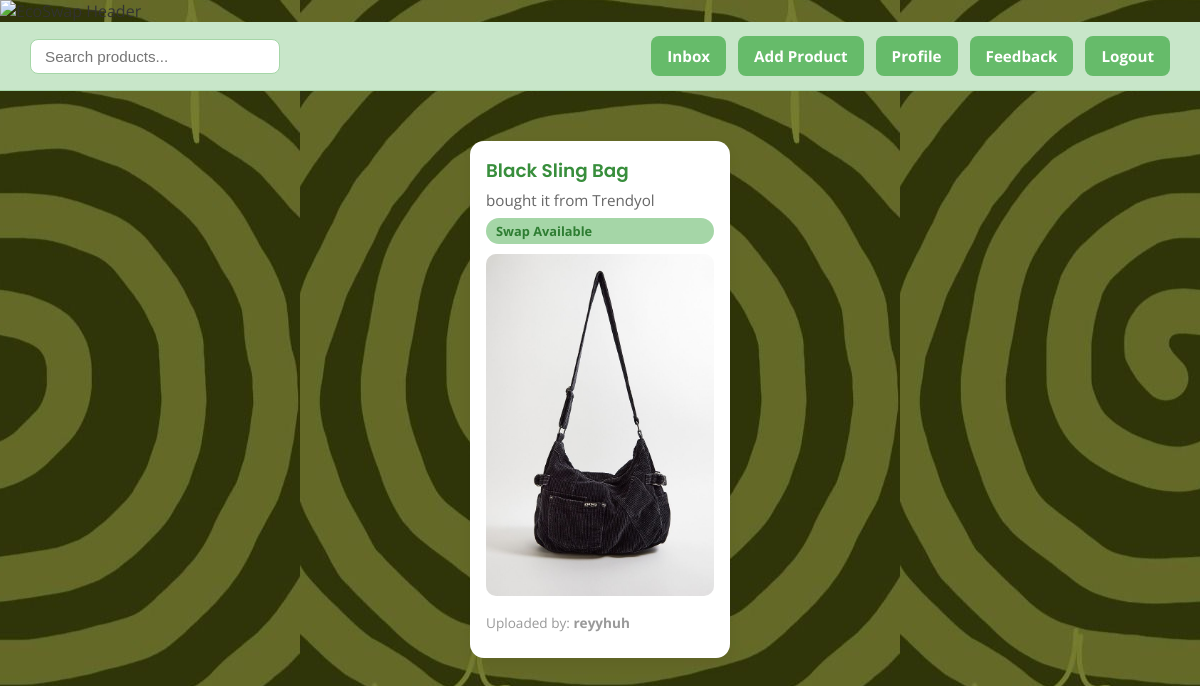
The app's page /home (signed in) with its own data.
### models.py (models this page shows, shortened)
class Product(db.Model):
    id = db.Column(db.Integer, primary_key=True)
    title = db.Column(db.String(100), nullable=False)
    description = db.Column(db.Text, nullable=False)
    image_filename = db.Column(db.String(200))
    swap_option = db.Column(db.Boolean, default=False)
    user_id = db.Column(db.Integer, db.ForeignKey('user.id'), nullable=False)
    price = db.Column(db.Float, nullable=False, default=0.0)
    seller = db.relationship('User', back_populates='products')
    sold = db.Column(db.Boolean, default=False)

class User(db.Model, UserMixin):
    id = db.Column(db.Integer, primary_key=True)
    full_name = db.Column(db.String(150), nullable=False)
    username = db.Column(db.String(50), nullable=False)
    email = db.Column(db.String(100), unique=True, nullable=False)
    password = db.Column(db.String(100), nullable=False)
    is_admin = db.Column(db.Boolean, default=False) #admin account
    products = db.relationship('Product', back_populates='seller')
    sent_messages = db.relationship('Message', foreign_keys='Message.sender_id', backref='sender', lazy=True)
    received_messages = db.relationship('Message', foreign_keys='Message.receiver_id', backref='receiver', lazy=True)
    cart_items = db.relationship('CartItem', backref='user', lazy=True)

### app.py (the view)
@app.route('/home')
@login_required
def home():
    products = Product.query.filter_by(sold=False).all() # Only show unsold products
    return render_template('home.html', products=products)

### app.py (called while the page is built)
@login_manager.user_loader
def load_user(user_id):
    return User.query.get(int(user_id))

@app.context_processor
def inject_cart_count():
    if current_user.is_authenticated:
        count = CartItem.query.filter_by(user_id=current_user.id).count()
        return dict(cart_count=count)
    return dict(cart_count=0)

### templates/home.html (shortened to what this page needs)
<!DOCTYPE html>
<html lang="en">
<head>
</head>
<body>
    <div class="site-header">
        <img src="{{ url_for('static', filename='uploads/swopsy.png') }}" alt="EcoSwap Header">
    </div>
    <div class="top-nav">
        <form class="search-form" action="{{ url_for('search') }}" method="GET">
            <input class="search-bar" type="text" name="search" placeholder="Search products..." />
        </form>
        <div class="nav-buttons">
            <a href="{{ url_for('inbox') }}">Inbox</a>
            <a href="{{ url_for('add_product') }}">Add Product</a>
            <a href="{{ url_for('profile') }}">Profile</a>
            <a href="{{ url_for('feedback') }}">Feedback</a>
            <a href="{{ url_for('logout') }}">Logout</a>
        </div>
    </div>
    <div class="flash-messages">
    </div>
    <div class="product-list">
        {% if products %}
            {% for product in products %}
                <div class="product-card {% if product.sold %}sold{% endif %}">
                    <div class="product-title">{{ product.title }}</div>
                    <div class="product-description">{{ product.description }}</div>
                    {% if product.swap_option %}
                        <div class="swap-badge">Swap Available</div>
                    {% endif %}
                    {% if product.image_filename %}
                        <div class="product-image">
                            <img src="{{ url_for('static', filename='uploads/' ~ product.image_filename) }}" alt="{{ product.title }}">
                        </div>
                    {% endif %}
                    <div class="uploader">
                        Uploaded by: <strong>{{ product.seller.username }}</strong>
                    </div>
                </div>
            {% endfor %}
        {% else %}
            <p class="no-products">No products yet. Go add one!</p>
        {% endif %}
    </div>
</body>
</html>

### records on screen
Product: title "Black Sling Bag", description "bought it from Trendyol", swap_option "Swap Available", image_filename (picture), seller.username "reyyhuh"
